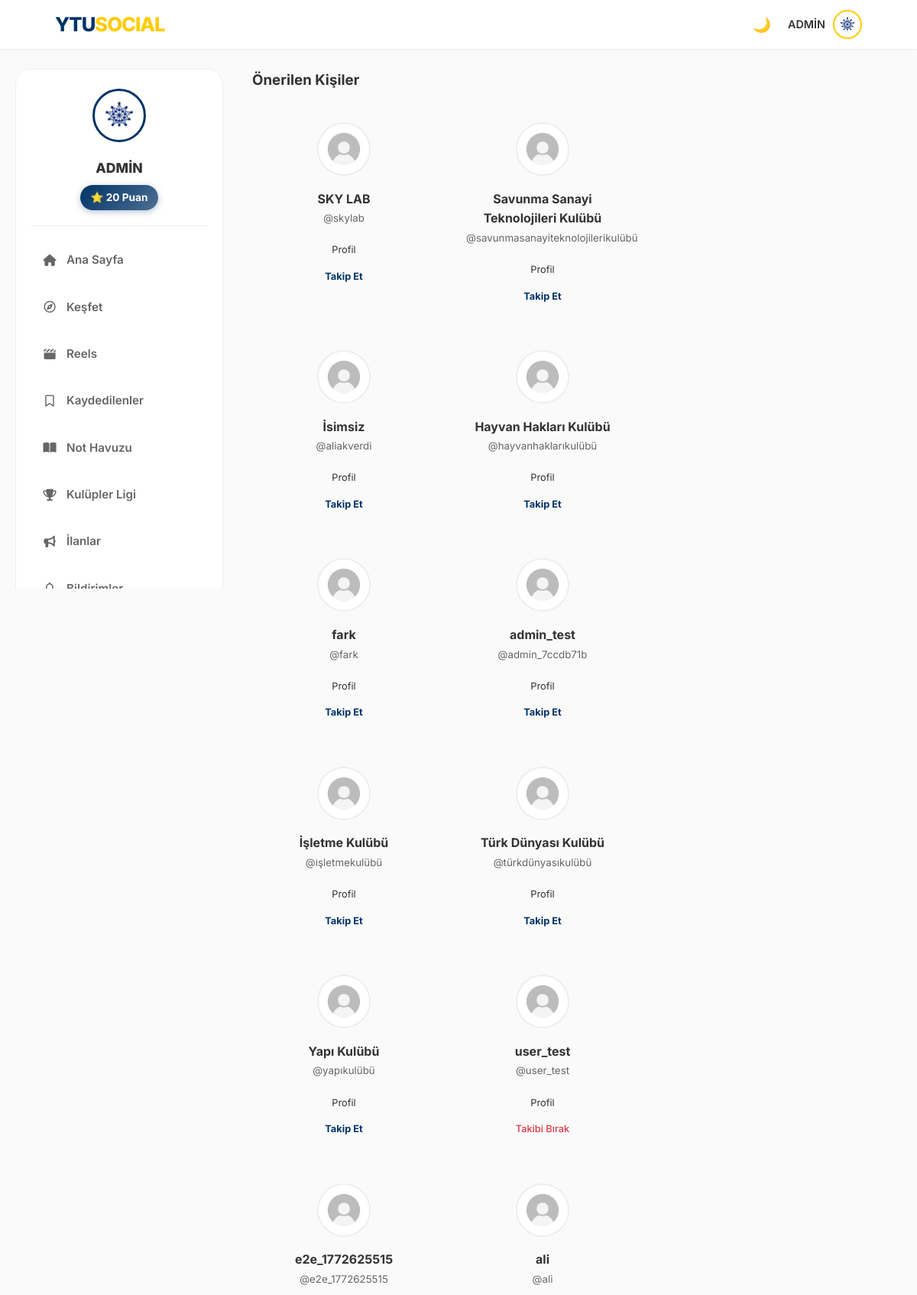
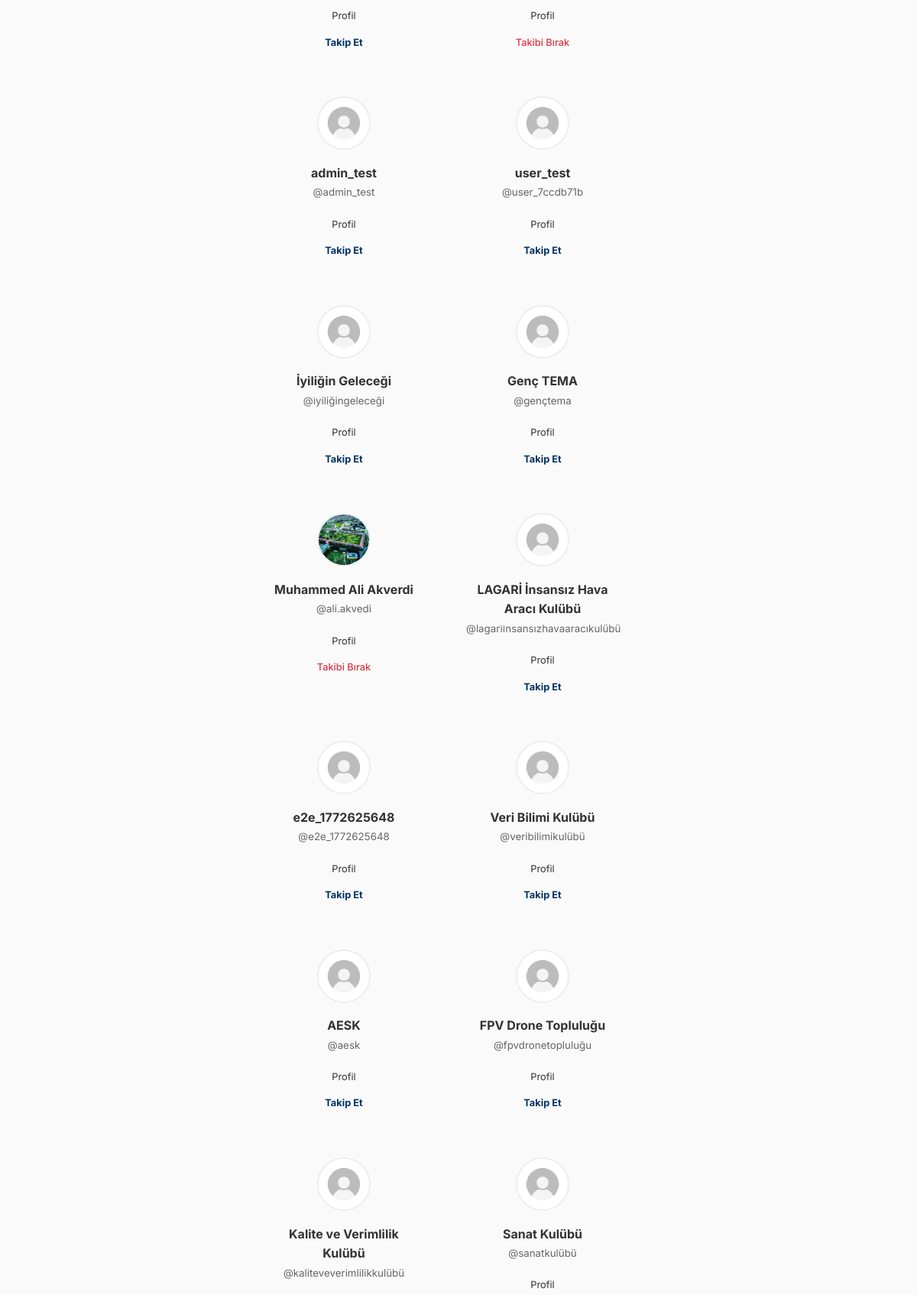
Screenshot of /users (signed in, upper part) with the database file from the repository (2 pictures, top to bottom).
### models.py (models this page shows, shortened)
class User(UserMixin, db.Model):
    id = db.Column(db.Integer, primary_key=True)
    email = db.Column(db.String(120), unique=True, nullable=False)
    password = db.Column(db.String(200), nullable=False)
    username = db.Column(db.String(50), nullable=True)
    handle = db.Column(db.String(30), unique=True, nullable=True)
    stories = db.relationship('Story', backref='author', lazy=True)
    is_admin = db.Column(db.Boolean, default=False)
    is_moderator = db.Column(db.Boolean, default=False)
    department = db.Column(db.String(100), nullable=True)
    score = db.Column(db.Integer, default=0)
    bio = db.Column(db.String(200), nullable=True)
    profile_pic = db.Column(db.String(200), default='img/default_avatar.png')
    is_verified = db.Column(db.Boolean, default=False)
    otp_code = db.Column(db.String(6))
    ban_expiration = db.Column(db.DateTime, nullable=True)
    is_banned = db.Column(db.Boolean, default=False)
    posts = db.relationship('Post', backref='author', lazy=True)
    image_file = db.Column(db.String(255), nullable=True)
    comments = db.relationship('Comment', backref='author', lazy=True)
    messages_sent = db.relationship('Message', foreign_keys='Message.sender_id', backref='sender', lazy='dynamic')
    messages_received = db.relationship('Message', foreign_keys='Message.recipient_id', backref='recipient', lazy='dynamic')
    saved_posts = db.relationship('SavedPost', back_populates='user', lazy=True, cascade="all, delete-orphan")
    followed = db.relationship(
        'User', secondary=followers,
        primaryjoin=(followers.c.follower_id == id),
        secondaryjoin=(followers.c.followed_id == id),
        backref=db.backref('followers', lazy='dynamic'), lazy='dynamic'
    )
    blocking = db.relationship(
        'User', secondary=blocked_users,
        primaryjoin=(blocked_users.c.blocker_id == id),
        secondaryjoin=(blocked_users.c.blocked_id == id),
        backref=db.backref('blocked_by', lazy='dynamic'), lazy='dynamic'
    )
    def is_following(self, user):
        return self.followed.filter(followers.c.followed_id == user.id).count() > 0

### routes/main.py (the view)
@main.route('/users')
@login_required
def user_list():
    users = User.query.filter(User.id != current_user.id).order_by(func.random()).limit(50).all()
    return render_template('user_list.html', users=users, title='Önerilen Kişiler')

### models.py (called while the page is built)
@login_manager.user_loader
def load_user(user_id):
    return User.query.get(int(user_id))

### utils.py (called while the page is built)
def get_trending_hashtags():
    from models import Post
    posts = Post.query.with_entities(Post.content).all()
    hashtags = {}
    for post in posts:
        if post.content:
            found_tags = set(re.findall(r"#(\w+)", post.content.lower()))
            for tag in found_tags:
                hashtags[tag] = hashtags.get(tag, 0) + 1
    sorted_tags = sorted(hashtags.items(), key=lambda x: x[1], reverse=True)
    return sorted_tags[:5]

### templates/user_list.html (shortened to what this page needs)
<!DOCTYPE html>
<html lang="tr">
<head>
    <link rel="stylesheet" href="/static/style.css">
    <link href="https://cdnjs.cloudflare.com/ajax/libs/font-awesome/6.4.0/css/all.min.css" rel="stylesheet">
</head>
<body>
    {% include 'navbar_partial.html' ignore missing %}
    <div class="main-layout">
        {% include 'sidebar_partial.html' %}
        <main>
            <h3 class="page-title">{{ title }}</h3>
            <div class="user-grid">
                {% for user in users %}
                <div class="user-list-card">
                    <img src="/static/{{ user.profile_pic }}" class="user-list-avatar">
                    <div class="user-list-info">
                        <h4 class="user-list-name">{{ user.username or 'İsimsiz' }}</h4>
                        <small class="user-list-handle">@{{ user.handle }}</small>
                    </div>
                    <div class="user-list-actions">
                        <a href="{{ url_for('main.user_profile', handle=user.handle) }}" class="btn-sm-profile">Profil</a>
                        {% if user.id != current_user.id %}
                            {% if current_user.is_following(user) %}
                            <a href="{{ url_for('main.unfollow', handle=user.handle) }}" class="action-link link-unfollow">Takibi Bırak</a>
                            {% else %}
                            <a href="{{ url_for('main.follow', handle=user.handle) }}" class="action-link link-follow">Takip Et</a>
                            {% endif %}
                        {% endif %}
                    </div>
                </div>
                {% else %}
                <div style="grid-column: 1 / -1; text-align: center; color: var(--text-muted); padding: 40px;">
                    <p>Bu listede henüz kimse yok.</p>
                </div>
                {% endfor %}
            </div>
        </main>
    </div>
</body>
</html>

### templates/navbar_partial.html (shortened to what this page needs)
<nav class="navbar">
    <div class="nav-left">
        <a href="/" class="nav-logo">YTU<span>SOCIAL</span></a>
    </div>
    <div class="nav-right">
        <button type="button" onclick="toggleDarkMode()" id="theme-btn" title="Temayı Değiştir" style="background:none; border:none; cursor:pointer; font-size:1.2rem;">
            🌙
        </button>
        {% if current_user.is_authenticated %}
            <div class="nav-items" id="mobile-menu">
                <div class="profile-menu" onclick="toggleProfileDropdown()">
                    <span style="font-weight: 600; font-size: 0.9rem;">{{ current_user.username }}</span>
                    <img src="/static/{{ current_user.profile_pic }}" class="nav-avatar" alt="Profil">
                </div>
            </div>
        {% else %}
            <div class="nav-auth-actions">
                <a href="{{ url_for('auth.login', next=request.path) }}" class="nav-auth-btn nav-auth-btn-secondary">Giriş Yap</a>
                <a href="{{ url_for('auth.register', next=request.path) }}" class="nav-auth-btn nav-auth-btn-primary">Kayıt Ol</a>
            </div>
        {% endif %}
    </div>
</nav>

### templates/sidebar_partial.html (shortened to what this page needs)
{% if current_user.is_authenticated %}
{% set endpoint = request.endpoint or '' %}
{% set active_home = endpoint == 'main.index' %}
{% set active_explore = endpoint in ['main.explore', 'main.trending_full_list'] %}
{% set active_reels = endpoint == 'main.reels' %}
{% set active_saved = endpoint == 'main.saved_posts_list' %}
{% set active_notes = endpoint == 'main.notes_pool' %}
{% set active_clubs = endpoint in ['main.clubs_full_list', 'main.club_detail'] %}
{% set active_adverts = endpoint == 'main.adverts' %}
{% set active_notifications = endpoint == 'main.notifications' %}
<aside class="left-sidebar sticky-sidebar">
    <div style="background: var(--card-bg); border-radius: 20px; padding: 25px 20px; border: 1px solid var(--border-color);">
        <div style="text-align: center; margin-bottom: 20px; padding-bottom: 20px; border-bottom: 1px solid var(--border-color);">
            <img src="/static/{{ current_user.profile_pic }}" style="width: 70px; height: 70px; border-radius: 50%; border: 3px solid var(--ytu-lacivert); object-fit: cover; margin-bottom: 12px;">
            <h3 style="font-size: 1.1rem; font-weight: 800; color: var(--text-color); margin: 0 0 8px 0;">{{ current_user.username }}</h3>
            <span style="background: linear-gradient(135deg, var(--ytu-lacivert), rgba(var(--ytu-lacivert-rgb), 0.7)); color: white; display: inline-block; padding: 6px 14px; border-radius: 20px; font-weight: 700; font-size: 0.85rem; box-shadow: 0 2px 8px rgba(var(--ytu-lacivert-rgb), 0.3);">⭐ {{ current_user.score }} Puan</span>
        </div>
        <nav style="display: flex; flex-direction: column; gap: 8px;">
            <a href="{{ url_for('main.index') }}" class="sidebar-link" style="display: flex; align-items: center; gap: 12px; padding: 12px 14px; border-radius: 12px; color: var(--text-muted); text-decoration: none; font-weight: 600; font-size: 0.95rem; transition: all 0.2s;{% if active_home %} {{ active_style }}{% endif %}"><i class="fa-solid fa-house" style="width: 20px; text-align: center;"></i> Ana Sayfa</a>
            <a href="{{ url_for('main.explore') }}" class="sidebar-link" style="display: flex; align-items: center; gap: 12px; padding: 12px 14px; border-radius: 12px; color: var(--text-muted); text-decoration: none; font-weight: 600; font-size: 0.95rem; transition: all 0.2s;{% if active_explore %} {{ active_style }}{% endif %}"><i class="fa-regular fa-compass" style="width: 20px; text-align: center;"></i> Keşfet</a>
            <a href="{{ url_for('main.reels') }}" class="sidebar-link" style="display: flex; align-items: center; gap: 12px; padding: 12px 14px; border-radius: 12px; color: var(--text-muted); text-decoration: none; font-weight: 600; font-size: 0.95rem; transition: all 0.2s;{% if active_reels %} {{ active_style }}{% endif %}"><i class="fa-solid fa-clapperboard" style="width: 20px; text-align: center;"></i> Reels</a>
            <a href="{{ url_for('main.saved_posts_list') }}" class="sidebar-link" style="display: flex; align-items: center; gap: 12px; padding: 12px 14px; border-radius: 12px; color: var(--text-muted); text-decoration: none; font-weight: 600; font-size: 0.95rem; transition: all 0.2s;{% if active_saved %} {{ active_style }}{% endif %}"><i class="fa-regular fa-bookmark" style="width: 20px; text-align: center;"></i> Kaydedilenler</a>
            <a href="{{ url_for('main.notes_pool') }}" class="sidebar-link" style="display: flex; align-items: center; gap: 12px; padding: 12px 14px; border-radius: 12px; color: var(--text-muted); text-decoration: none; font-weight: 600; font-size: 0.95rem; transition: all 0.2s;{% if active_notes %} {{ active_style }}{% endif %}"><i class="fa-solid fa-book-open" style="width: 20px; text-align: center;"></i> Not Havuzu</a>
            <a href="{{ url_for('main.clubs_full_list') }}" class="sidebar-link" style="display: flex; align-items: center; gap: 12px; padding: 12px 14px; border-radius: 12px; color: var(--text-muted); text-decoration: none; font-weight: 600; font-size: 0.95rem; transition: all 0.2s;{% if active_clubs %} {{ active_style }}{% endif %}"><i class="fa-solid fa-trophy" style="width: 20px; text-align: center;"></i> Kulüpler Ligi</a>
            <a href="{{ url_for('main.adverts') }}" class="sidebar-link" style="display: flex; align-items: center; gap: 12px; padding: 12px 14px; border-radius: 12px; color: var(--text-muted); text-decoration: none; font-weight: 600; font-size: 0.95rem; transition: all 0.2s;{% if active_adverts %} {{ active_style }}{% endif %}"><i class="fa-solid fa-bullhorn" style="width: 20px; text-align: center;"></i> İlanlar</a>
            <a href="{{ url_for('main.notifications') }}" class="sidebar-link" style="display: flex; align-items: center; gap: 12px; padding: 12px 14px; border-radius: 12px; color: var(--text-muted); text-decoration: none; font-weight: 600; font-size: 0.95rem; transition: all 0.2s;{% if active_notifications %} {{ active_style }}{% endif %}">
                <i class="fa-regular fa-bell" style="width: 20px; text-align: center;"></i> Bildirimler
            </a>
        </nav>
    </div>
</aside>
{% endif %}

### rows the page displays
User: username "ADMİN", profile_pic (picture), score "20"
User: profile_pic (placeholder picture), username "SKY LAB", handle "skylab"
User: profile_pic (placeholder picture), username "Savunma Sanayi Teknolojileri Kulübü", handle "savunmasanayiteknolojilerikulübü"
User: profile_pic (placeholder picture), username "İsimsiz", handle "aliakverdi"
User: profile_pic (placeholder picture), username "Hayvan Hakları Kulübü", handle "hayvanhaklarıkulübü"
User: profile_pic (placeholder picture), username "fark", handle "fark"
User: profile_pic (placeholder picture), username "admin_test", handle "admin_7ccdb71b"
User: profile_pic (placeholder picture), username "İşletme Kulübü", handle "i̇şletmekulübü"
User: profile_pic (placeholder picture), username "Türk Dünyası Kulübü", handle "türkdünyasıkulübü"
User: profile_pic (placeholder picture), username "Yapı Kulübü", handle "yapıkulübü"
User: profile_pic (placeholder picture), username "user_test", handle "user_test"
User: profile_pic (placeholder picture), username "e2e_1772625515", handle "e2e_1772625515"
User: profile_pic (placeholder picture), username "ali", handle "ali"
User: profile_pic (placeholder picture), username "admin_test", handle "admin_test"
User: profile_pic (placeholder picture), username "user_test", handle "user_7ccdb71b"
User: profile_pic (placeholder picture), username "İyiliğin Geleceği", handle "i̇yiliğingeleceği"
User: profile_pic (placeholder picture), username "Genç TEMA", handle "gençtema"
User: profile_pic (picture), username "Muhammed Ali Akverdi", handle "ali.akvedi"
User: profile_pic (placeholder picture), username "LAGARİ İnsansız Hava Aracı Kulübü", handle "lagari̇i̇nsansızhavaaracıkulübü"
User: profile_pic (placeholder picture), username "e2e_1772625648", handle "e2e_1772625648"
User: profile_pic (placeholder picture), username "Veri Bilimi Kulübü", handle "veribilimikulübü"
User: profile_pic (placeholder picture), username "AESK", handle "aesk"
User: profile_pic (placeholder picture), username "FPV Drone Topluluğu", handle "fpvdronetopluluğu"
User: profile_pic (placeholder picture), username "Kalite ve Verimlilik Kulübü", handle "kaliteveverimlilikkulübü"
User: profile_pic (placeholder picture), username "Sanat Kulübü", handle "sanatkulübü"

### other values shown
{{ title }} "Önerilen Kişiler"
